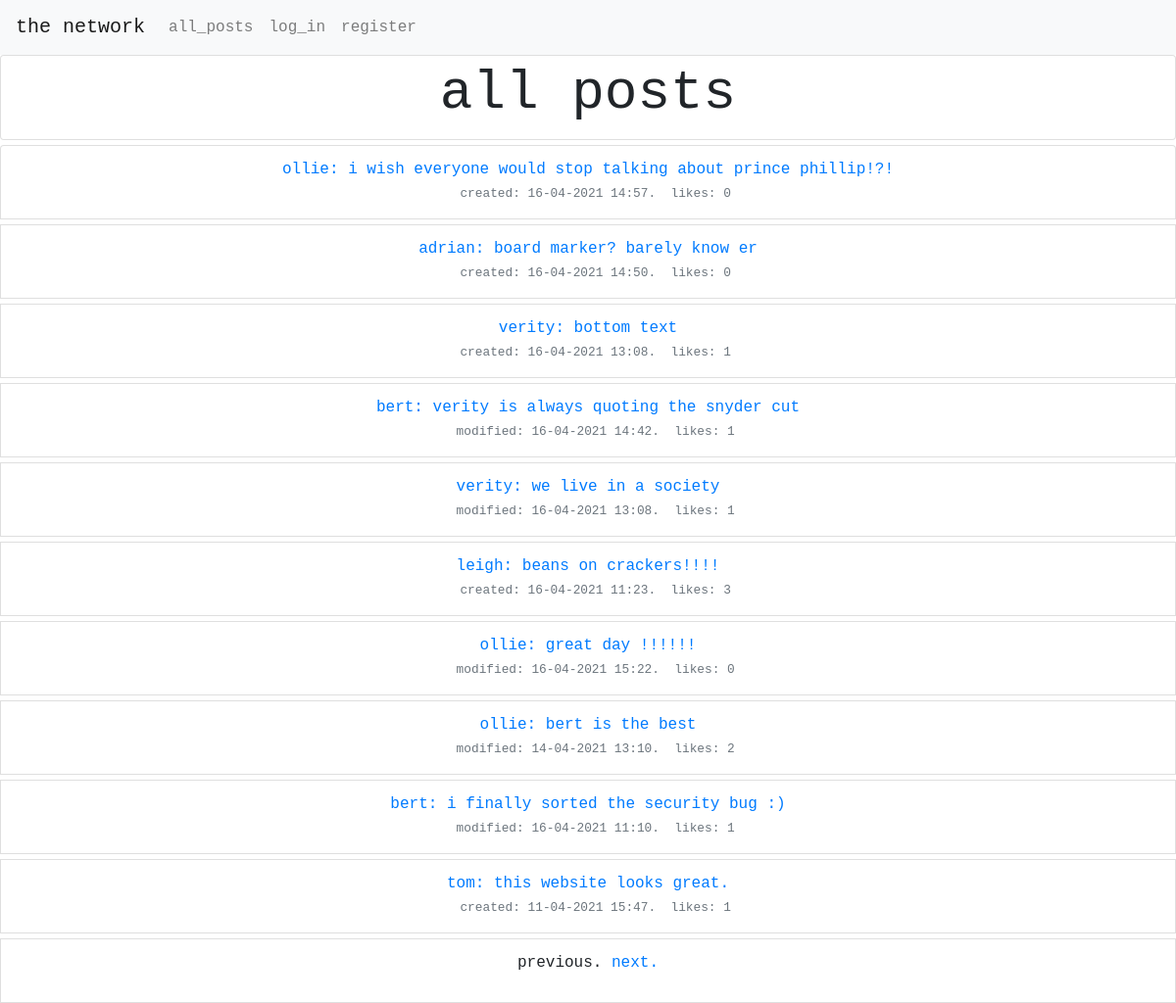
The app's page /, older data.
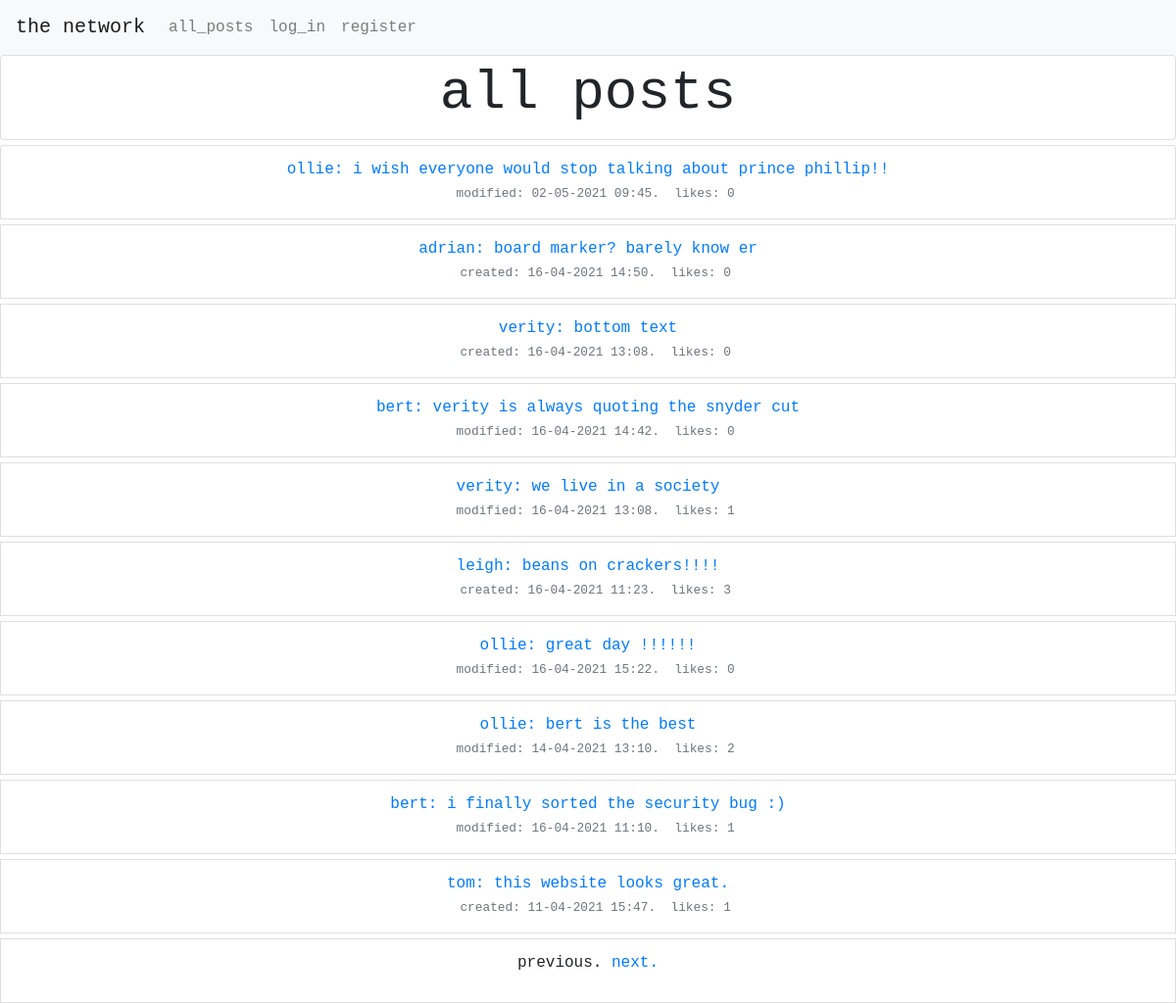
The same page, newer data.
### network/models.py (models this page shows, shortened)
class TimestampedBaseModel(models.Model):
    id = models.UUIDField(
        primary_key=True,
        default=uuid.uuid4,
        editable=False
    )
    created_at = models.DateTimeField(
        auto_now_add=True,
        editable=False,
        null=False
    )
    updated_at = models.DateTimeField(
        auto_now=True,
        editable=False,
        null=False
    )
    class Meta:
        abstract = True

class Post(TimestampedBaseModel):
    user = models.ForeignKey(
        'User',
        related_name='posts',
        verbose_name='User',
        on_delete=models.CASCADE
    )
    content = models.TextField(
        max_length=500
    )
    class Meta:
        ordering = ['-created_at']
        verbose_name_plural = "Posts"
        indexes = [
            models.Index(fields=['user']),
            models.Index(fields=['-created_at']),
        ]
    def get_number_of_likes(self):
        return Like.objects.filter(post_id=self.id).count()
    def created_or_modified(self):
        created = self.created_at.strftime('%d-%m-%Y %H:%M')
        updated = self.updated_at.strftime('%d-%m-%Y %H:%M')
        if created != updated:
            return f"modified: {updated}"
        else:
            return f" created: {created}"

class User(AbstractUser):
    id = models.UUIDField(
        primary_key=True,
        default=uuid.uuid4,
        editable=False
    )
    def __str__(self):
        return self.username

### network/views.py (the view)
# urls.py: path("", views.index, name="index"),
def index(request):
    if request.method == "GET":
        user = request.user.id
        post_list = Post.objects.all()
        posts = paginate(request, post_list)
        liked_posts = users_liked_posts(request)
        return render(request, "network/index.html", {
            "posts": posts,
            "post_form": PostForm(initial={'user': user}),
            "liked_posts": liked_posts,
        })
    if request.method == "POST":
        form = PostForm(request.POST)
        if form.is_valid():
            form.save()
            return HttpResponseRedirect(reverse("index"))

### network/utils.py (called while the page is built)
def paginate(request, post_list):
    page = request.GET.get('page', 1)
    """ split posts into  sets of 10"""
    paginator = Paginator(post_list, 10)
    """ set which posts to display """
    try:
        posts = paginator.page(page)
    except PageNotAnInteger:
        """ set page 1 if request is not specific """
        posts = paginator.page(1)
    except EmptyPage:
        """  display final posts if empty page is requested """
        posts = paginator.page(paginator.num_pages)
    return posts

def users_liked_posts(request):
    liked_posts = ""
    if request.user.is_authenticated:
        liked_posts = request.user.get_liked_posts()
    return liked_posts

### network/templates/network/index.html (shortened to what this page needs)
{% extends "network/layout.html" %}
{% block body %}
    <div class="row" id="page_title">
        <div class="col">
            <div class="card" style="padding-top: 5px;padding-bottom: 5px;">
                <h3 class="display-4 text-monospace text-center" style="margin-left: 15px;margin-right: 15px;"><strong>all
                    posts</strong></h3>
            </div>
        </div>
    </div>
    {% include 'network/posts.html' %}
    {% load static %}
{% endblock %}

### network/templates/network/posts.html (shortened to what this page needs)
<ul class="list-group">
    {% for post in posts %}
        <li class="list-group-item" style="margin-top:5px;">
            <div class="media">
                <div class="media-body">
                    <div class="media" style="overflow:visible;">
                        <div class="media-body" style="overflow:visible;">
                            <div class="row">
                                <div class="col-md-12 text-monospace text-primary text-center">
                                    <p class="text-monospace text-center" style="margin-bottom: 2px;"">
                                    <span class="content-box" id="content-box-{{ post.id }}">
<a href="/profile/{{ post.user_id }}">{{ post.user }}<a>: <span id="content_{{ post.id }}">{{ post.content }}</span>
                                    </span>
                                    <br><small class="text-muted"> &nbsp; <span
                                        id="created_updated{{ post.id }}">{{ post.created_or_modified }}</span>.&nbsp;
                                    likes:
                                    <span id="like_number_{{ post.id }}">{{ post.get_number_of_likes }} </span>
                                </small></p>
                                </div>
                            </div>
                        </div>
                    </div>
                </div>
            </div>
        </li>
    {% endfor %}
</ul>
<ul class="list-group">
    <li class="list-group-item" style="margin-top:5px;">
        <div class="media">
            <div class="media-body">
                <div class="media" style="overflow:visible;">
                    <div class="media-body" style="overflow:visible;">
                        <div class="row">
                            <div class="col-md-12 text-monospace">
                                <p class="text-monospace text-center">
                                    {% if posts.has_other_pages %}
                                        {% if posts.has_previous %}
                                            <a href="?page={{ posts.previous_page_number }}">previous.</a>
                                        {% else %}
                                            <span>previous.</span>
                                        {% endif %}
                                        {% if posts.has_next %}
                                            <a href="?page={{ posts.next_page_number }}">next.</a>
                                        {% else %}
                                            <span>next.</span>
                                        {% endif %}
                                    {% endif %}
                                    <br></p>
                            </div>
                        </div>
                    </div>
                </div>
            </div>
        </div>
    </li>
</ul>

Row changes from the older to the newer data that the page shows:
changed Post: content "i wish everyone would stop talking about prince phillip!?!" → "i wish everyone would stop talking about prince phillip!!"; created_or_modified "created: 16-04-2021 14:57" → "modified: 02-05-2021 09:45"
computed for Post "bottom text": get_number_of_likes "1" → "0"
computed for Post "verity is always quoting the snyder cut": get_number_of_likes "1" → "0"
